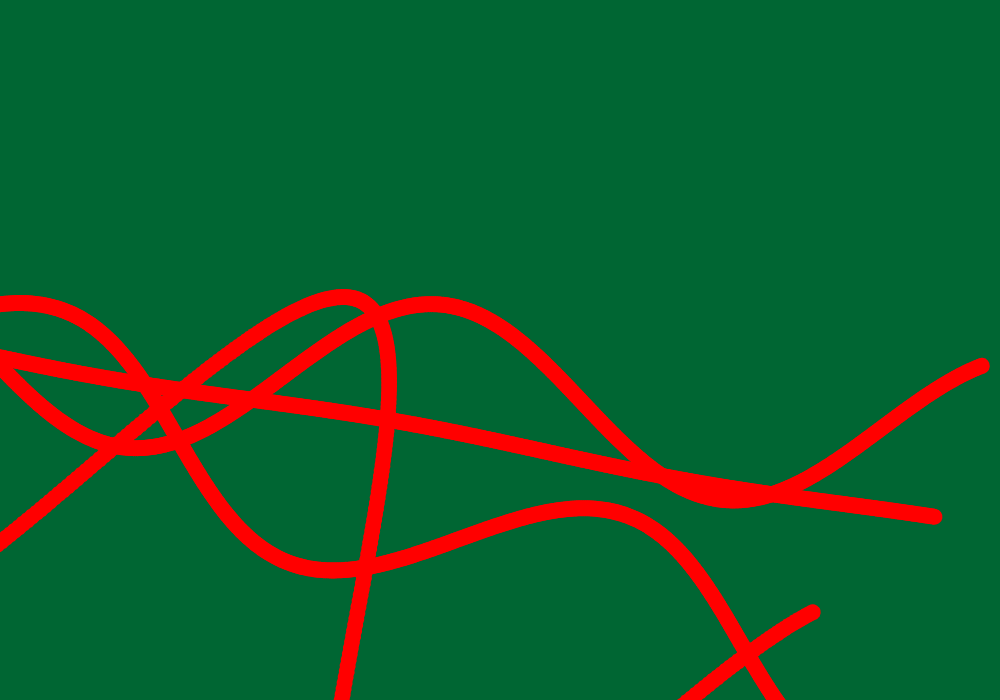
Frame 1 (no input)
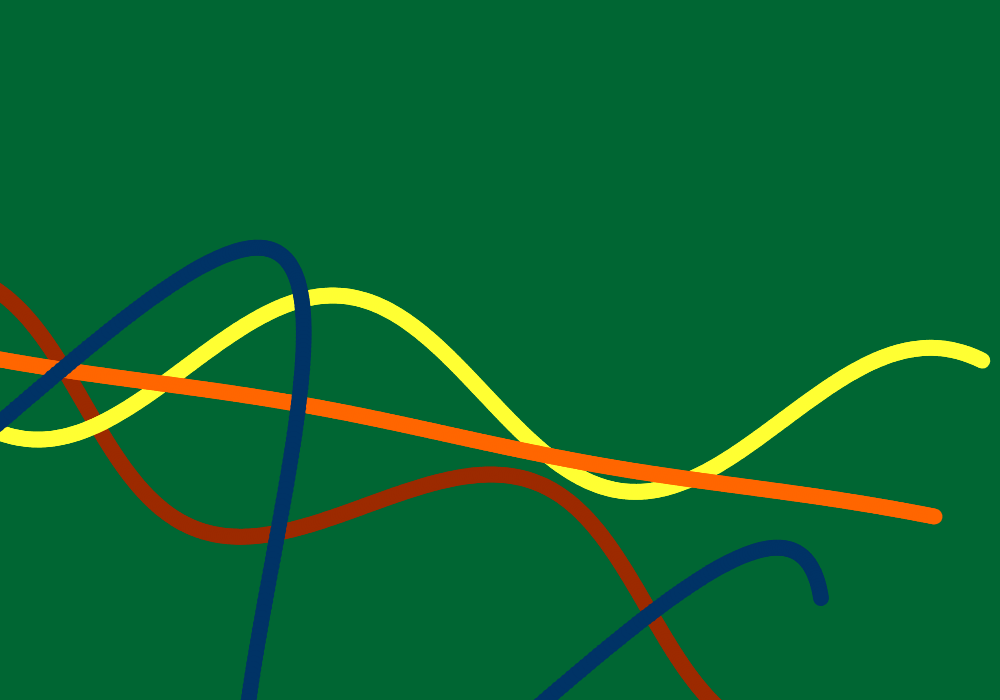
Frame 60 (no input)
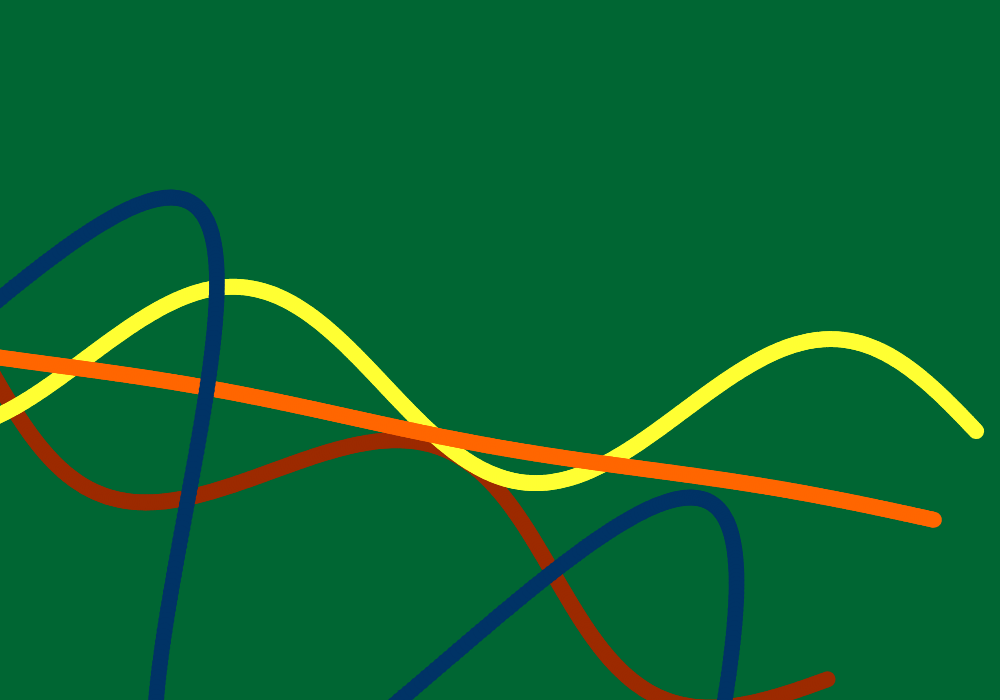
Frame 120 (the mouse pressed at the canvas centre since frame 60)

The p5.js sketch that drew these frames (run headless with seeded random() and noise() and a simulated clock; from frame 60 on, the mouse is pressed at the canvas centre):

// p5.js sketch
// ── sketch.js

function Wave() {
  
  //using a pre existing code to start but adapting it
  this.xspacing = 2;    // Distance between each horizontal location
  this.w = width+12;                // Width of entire wave
  this.theta = 270.0;      // Start angle at 0
  this.amplitude = 50; // Height of wave
  this.period = 75.0;   // How many pixels before the wave repeats
  this.dx = (QUARTER_PI / this.period) * this.xspacing;               // Value for incrementing x
  this.yvalues = new Array(floor(this.w / this.xspacing));  // Using an array to store height values for the wave
 
  
  this.angle = 0;
  this.c = color(255,0,0);
  
  
  this.calcWave = function() {
   
    this.theta += 0.0175;
  
    // For every x value, calculate a y value with sine function
    var x = this.theta;
    for (var i = 0; i < this.yvalues.length; i++) {
      this.yvalues[i] = sin(x)*this.amplitude;
      x += this.dx;
    }
  }
  
  this.renderWave = function() {
    push();
    rotate(radians(this.angle));
    noStroke();
    fill(this.c);
    // A simple way to draw the wave with an ellipse at each location
    for (var x = 0; x < this.yvalues.length; x++) {
      ellipse(x * this.xspacing, height/2 + this.yvalues[x], 16, 16);
    }
    
    
    pop()
  }
}

var wave;
var wave2;
var wave3;
var wave4;



function setup() {
  createCanvas(1000, 700);
  
  wave = new Wave();
  wave.amplitude = -80;
  wave.angle = 20;
  
  wave2 = new Wave();
  wave2.amplitude = 85;
 wave2.angle = 5;
 
 wave3 = new Wave();
  wave3.amplitude = 4;
  wave3.angle = 10;
 
  wave4 = new Wave();
  wave4.amplitude = 270;
  wave4.angle = 30;
 
 
  
  // w = width+12;
  // dx = (QUARTER_PI / period) * xspacing;
  // yvalues = new Array(floor(w/xspacing));
}


function draw() {
  background(0, 102, 51);
  wave.calcWave();
  wave.renderWave();
  wave.c = color(156, 42, 0);//red
  
  wave2.calcWave();
  wave2.renderWave();
  wave2.c = color(255,255,51);//yellow
  wave3.calcWave();
  wave3.renderWave();
  wave3.c = color(255, 102, 0);//orange
 
  wave4.calcWave();
  wave4.renderWave();
  wave4.c = color(0, 51, 102); //blue
  
}
